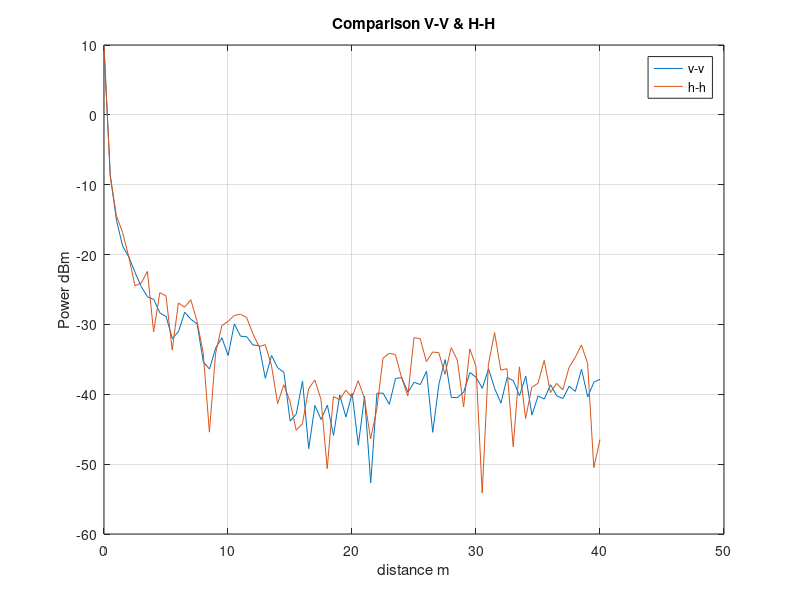

MATLAB code for this plot:
clear
clc

% measured data v-v
measured_data_v = [
1	9.24	9.2
51	-8.65	-8.75
101	-14.96	-15.3
151	-18.64	-19.01
201	-20.16	-20.58
251	-22.48	-22.69
301	-24.32	-24.89
351	-25.87	-26.23
401	-26.1	-26.74
451	-27.7	-29
501	-28.52	-29.23
551	-31.22	-32.84
601	-30.77	-31.24
651	-27.97	-28.54
701	-29.14	-29.4
751	-29.52	-30.3
801	-35.2	-35.58
851	-36.2	-36.58
901	-33.22	-33.49
951	-31.04	-32.78
1001	-34.02	-34.9
1051	-29.69	-30.17
1101	-31.49	-31.88
1151	-31.64	-31.88
1201	-32.7	-33.2
1251	-32.2	-33.84
1301	-37.09	-38.33
1351	-34.32	-34.58
1401	-35.94	-36.48
1451	-36.7	-37.04
1501	-43.43	-44.23
1551	-42.64	-42.96
1601	-37.74	-38.44
1651	-47.24	-48.32
1701	-41.33	-41.86
1751	-43.26	-43.97
1801	-40.11	-43.01
1851	-45.32	-46.47
1901	-39.7	-40.48
1951	-42.64	-43.87
2001	-39.43	-40.3
2051	-47.01	-47.56
2101	-39.84	-40.7
2151	-52.43	-52.9
2201	-39.7	-40.01
2251	-39.32	-40.34
2301	-41	-41.89
2351	-37.6	-37.85
2401	-37.43	-37.8
2451	-39.32	-40.09
2501	-38	-38.56
2551	-38.52	-38.7
2601	-36.51	-36.86
2651	-45.02	-45.87
2701	-38.46	-38.57
2751	-37.32	-32.74
2801	-40.34	-40.56
2851	-40.14	-40.79
2901	-39.62	-39.74
2951	-36.8	-36.96
3001	-37.43	-37.73
3051	-39.01	-39.29
3101	-36.29	-36.4
3151	-39.06	-39.32
3201	-41.03	-41.5
3251	-37.42	-37.76
3301	-37.89	-38.24
3351	-40.07	-40.34
3401	-37.27	-37.52
3451	-42.78	-43.17
3501	-39.89	-40.56
3551	-40.56	-40.8
3601	-38.5	-38.76
3651	-40.17	-40.28
3701	-40.4	-40.82
3751	-38.69	-39.02
3801	-39.27	-39.89
3851	-36.3	-36.54
3901	-40.23	-40.52
3951	-38.19	-38.32
4001	-37.73	-37.97
];

% convert cm into m
distance_v = measured_data_v(:,1)./100;

power_average_v = (measured_data_v(:,2) + measured_data_v(:,3))./2;


% measured data h_h
measured_data_h  = [
0	9.97	10
0.5	-8.82	-8.65
1	-14.56	-14.32
1.5	-17.01	-16.67
2	-20.43	-20.26
2.5	-24.81	-24.11
3	-24.3	-23.85
3.5	-22.49	-22.32
4	-31.68	-30.44
4.5	-25.62	-25.31
5	-26.29	-25.53
5.5	-34.07	-33.21
6	-27.28	-26.58
6.5	-27.68	-27.38
7	-26.65	-26.28
7.5	-29.72	-29.38
8	-34.28	-33.82
8.5	-46.02	-44.82
9	-34.45	-33.82
9.5	-30.28	-30.1
10	-29.78	-29.36
10.5	-28.93	-28.52
11	-28.89	-28.18
11.5	-29.21	-28.81
12	-31.46	-31.11
12.5	-33.36	-33.02
13	-33.16	-32.62
13.5	-36.11	-35.54
14	-42.03	-40.62
14.5	-38.86	-38.42
15	-42.05	-39.96
15.5	-46.12	-44.17
16	-47.38	-41.01
16.5	-39.86	-38.56
17	-38.26	-37.65
17.5	-41.28	-40.21
18	-51.68	-49.62
18.5	-40.68	-39.96
19	-41.08	-40.49
19.5	-39.86	-38.96
20	-40.98	-39.85
20.5	-38.35	-37.76
21	-41.29	-39.87
21.5	-47.54	-45.23
22	-42.97	-41.23
22.5	-35.06	-34.6
23	-34.3	-33.95
23.5	-34.67	-33.95
24	-38.08	-37.2
24.5	-40.38	-40.1
25	-32.38	-31.4
25.5	-32.28	-31.8
26	-35.68	-34.97
26.5	-34.78	-33.12
27	-34.26	-33.8
27.5	-37.64	-36.62
28	-33.48	-33.16
28.5	-35.36	-34.9
29	-42.25	-41.37
29.5	-33.69	-33.31
30	-36.35	-35.67
30.5	-54.82	-53.46
31	-36.02	-35.41
31.5	-31.33	-30.97
32	-36.97	-36.12
32.5	-36.52	-36.15
33	-48.06	-46.95
33.5	-36.42	-35.72
34	-43.96	-42.96
34.5	-39.34	-38.66
35	-38.89	-37.96
35.5	-35.44	-34.87
36	-40	-39.51
36.5	-38.85	-38.02
37	-40.07	-38.65
37.5	-36.39	-35.96
38	-34.84	-34.58
38.5	-33.16	-32.72
39	-36.05	-35.02
39.5	-51.05	-49.97
40	-47.68	-45.25

];

distance_h  = measured_data_h (:,1);

power_average_h  = (measured_data_h (:,2)+measured_data_h(:,3))./2;

figure(1)
plot(distance_v, power_average_v)
title('Comparison V-V & H-H')
xlabel('distance m')
ylabel('Power dBm')
hold on
plot(distance_h , power_average_h )
legend('v-v','h-h')
grid on